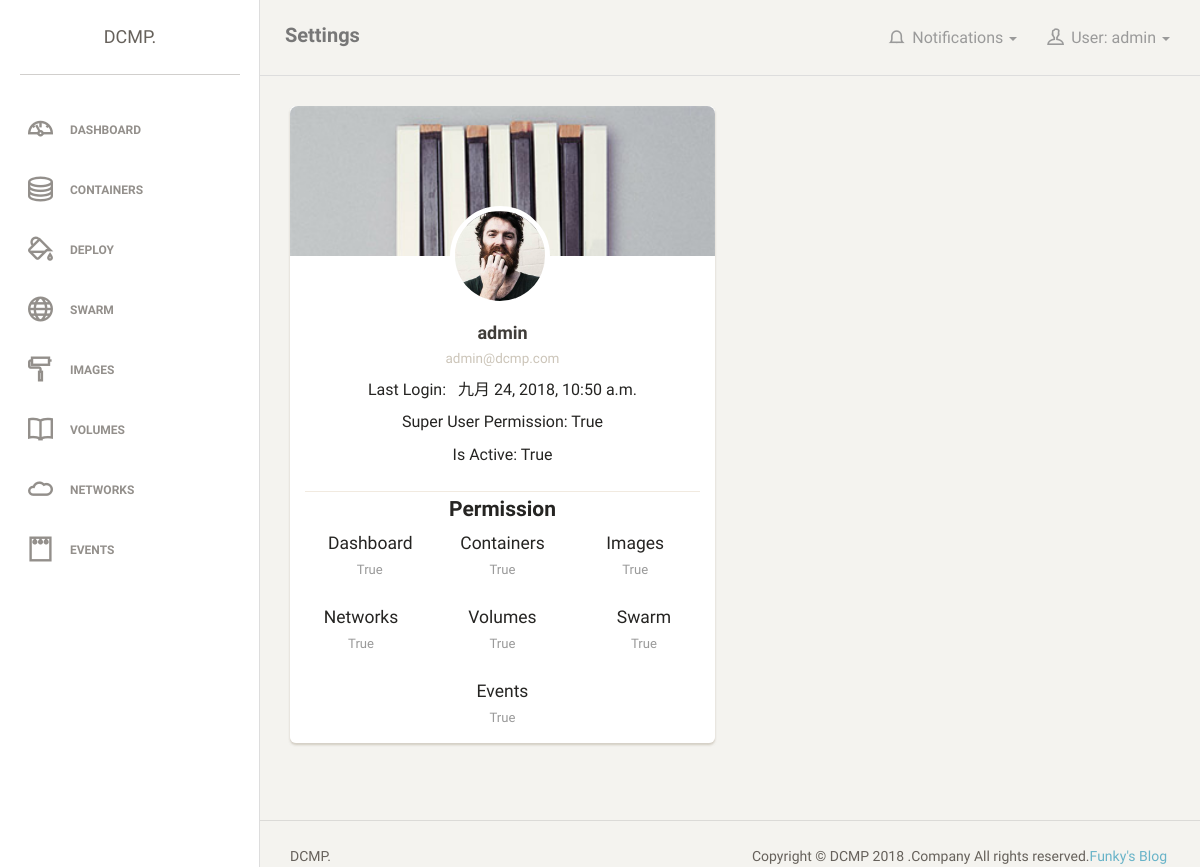
/dashboard/settings/ (signed in), run on an earlier commit of the app's database.
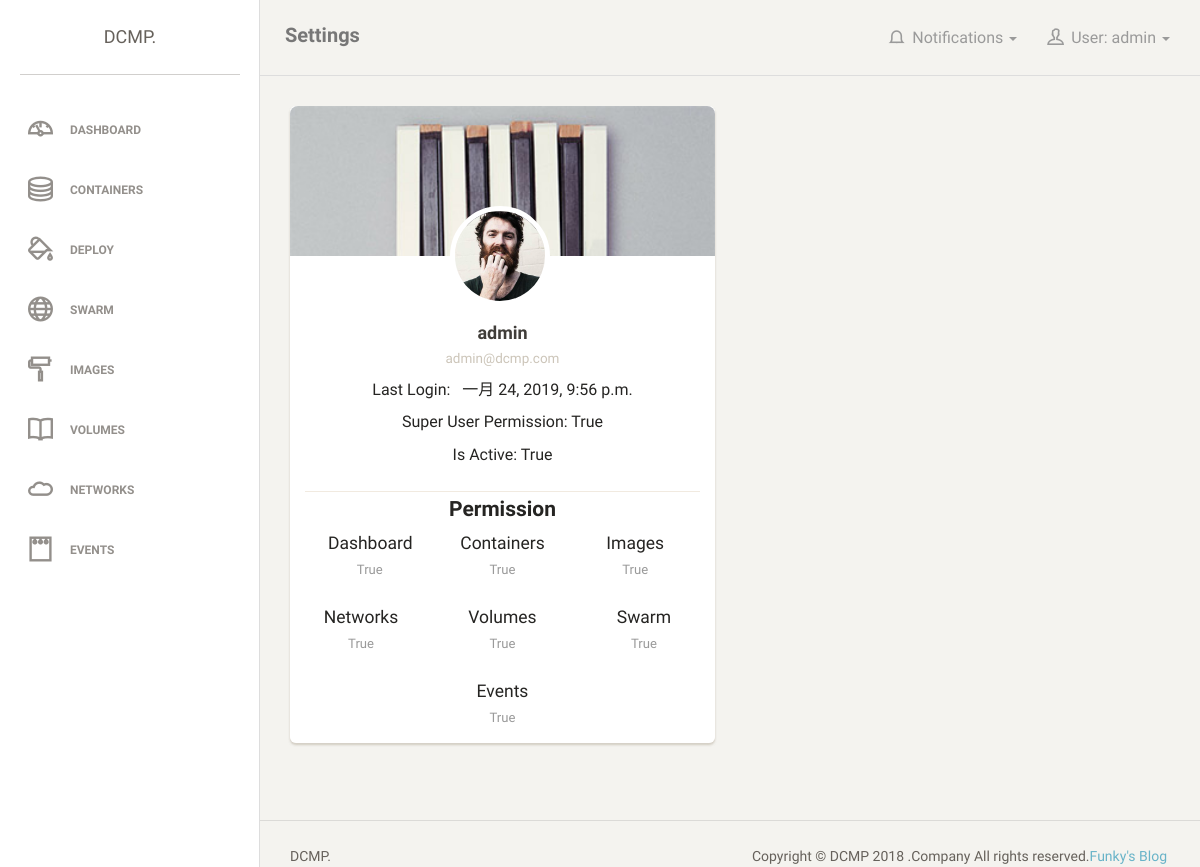
And on a later commit of the database.
### Dashboard/models.py (models this page shows)
class User(AbstractUser):
    dashboard_permission = models.BooleanField(default=True,
                                               verbose_name="Dashboard Permission"
                                               )
    containers_permission = models.BooleanField(default=False,
                                                verbose_name="Containers Permission"
                                                )
    images_permission = models.BooleanField(default=False,
                                            verbose_name="Images Permission"
                                            )
    networks_permission = models.BooleanField(default=False,
                                              verbose_name="Networks Permission"
                                              )
    volumes_permission = models.BooleanField(default=False,
                                             verbose_name="Volumes Permission"
                                             )
    swarm_permission = models.BooleanField(default=False,
                                           verbose_name="Swarm Permission"
                                           )
    events_permission = models.BooleanField(default=False,
                                            verbose_name="Events Permission"
                                            )
    objects = DashboardUserManager()

### Dashboard/views.py (the view, shortened to what this page needs)
# urls.py: path('settings/', views.dashboard_settings_view),
@csrf_exempt
def dashboard_settings_view(request):
    template_name = 'Dashboard/settings.html'
    user_perm = request.user
    if request.user.is_authenticated:
        context = {
            "user_last_login": request.user.last_login,
            "user": request.user.username,
            "user_info": user_perm,
            "dashboard": user_perm.dashboard_permission,
            "containers": user_perm.containers_permission,
            "images": user_perm.images_permission,
            "swarm": user_perm.swarm_permission,
            "volumes": user_perm.volumes_permission,
            "events": user_perm.events_permission,
            "networks": user_perm.networks_permission,
            "chpasswd_form": ChangePasswordForm(),
        }
        if request.method == "GET":
            return render(request, template_name=template_name, context=context)
    else:
        return redirect('/dashboard/login')

### Dashboard/templates/Dashboard/settings.html (shortened to what the changed rows need)
<!doctype html>
<html lang="en">
<head>
    {% load static %}
    <link href="{% static 'Dashboard/css/bootstrap.min.css' %}" rel="stylesheet" />
    <link href="{% static 'Dashboard/css/animate.min.css' %}" rel="stylesheet"/>
    <link href="{% static 'Dashboard/css/paper-dashboard.css' %}" rel="stylesheet"/>
    <link href="{% static "Dashboard/css/demo.css" %}" rel="stylesheet" />
    <link href="http://maxcdn.bootstrapcdn.com/font-awesome/latest/css/font-awesome.min.css" rel="stylesheet">
    <link href="{% static "Dashboard/css/themify-icons.css" %}" rel="stylesheet">
</head>
<body>
<div class="wrapper">
    <div class="main-panel">
        <nav class="navbar navbar-default">
            <div class="container-fluid">
                <div class="collapse navbar-collapse">
                    <ul class="nav navbar-nav navbar-right">
                        <li class="dropdown">
                              <a href="#" class="dropdown-toggle" data-toggle="dropdown">
                                    <i class="ti-user"></i>
									<p>User: {{ user }}</p>
									<b class="caret"></b>
                              </a>
                        </li>
                    </ul>
                </div>
            </div>
        </nav>
        <div class="content">
            <div class="container-fluid">
                <div class="row">
                    <div class="col-md-6">
                        <div class="card">
                            <div class="card card-user">
                            <div class="content">
                                <div class="author">
                                  <img class="avatar border-white" src="{% static "Dashboard/img/faces/face-2.jpg" %}" alt="..."/>
                                  <h4 class="title">{{ user }}<br />
                                     <a href="#"><small>{{ user_info.email }}</small></a>
                                  </h4>
                                </div>
                                <p class="description text-center center">
                                    <p class="center text-center">Last Login:  &nbsp;  {{  user_last_login }}</p>
                                    <p class="center text-center">Super User Permission: {{ user_info.is_superuser }}</p>
                                    <p class="center text-center">Is Active: {{ user_info.is_active }}</p>
                                </p>
                            </div>
                        </div>
                        </div>
                    </div>
                </div>
            </div>
        </div>
    </div>
</div>
</body>
</html>

What changed in the data, as far as the page shows it:
changed User "admin": last_login "九月 24, 2018, 10:50 a.m." → "一月 24, 2019, 9:56 p.m."
